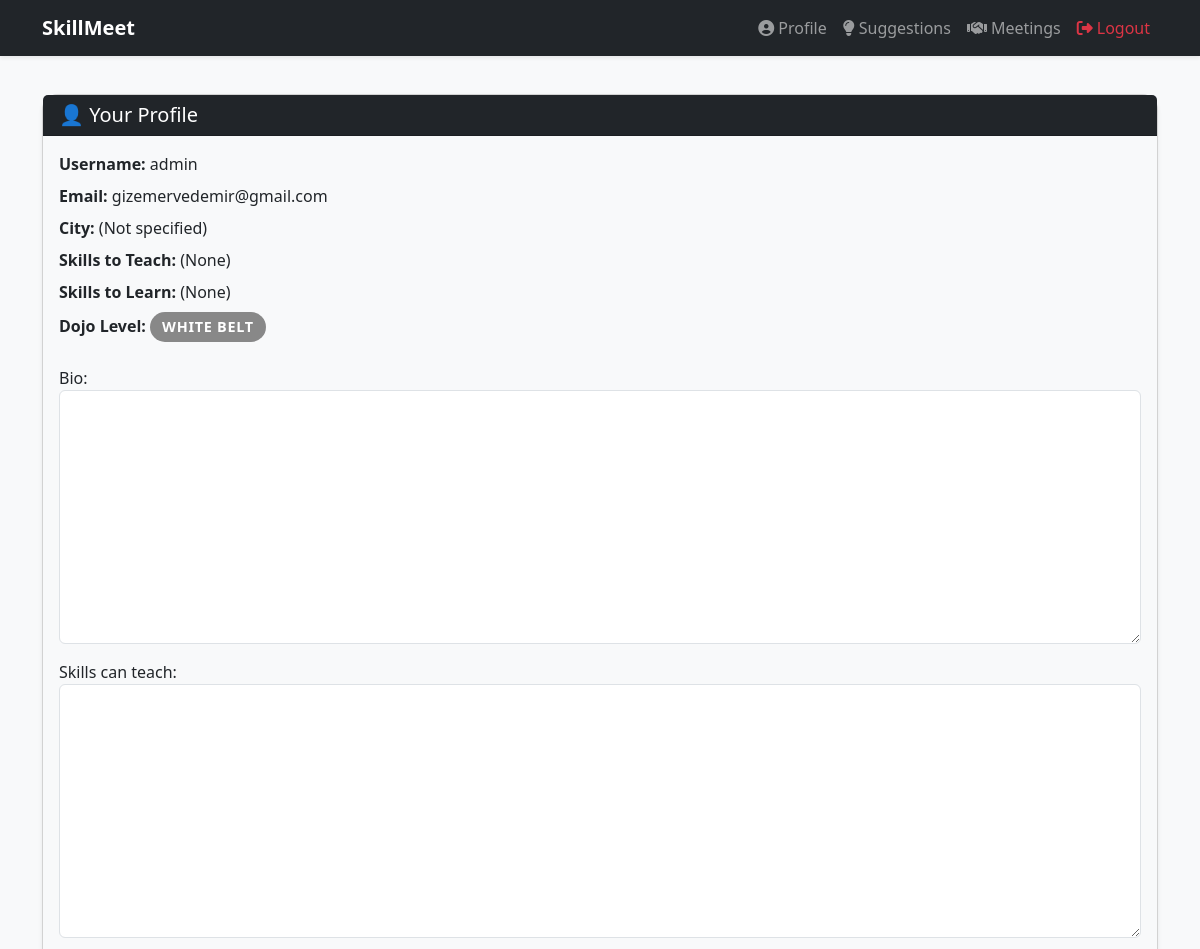
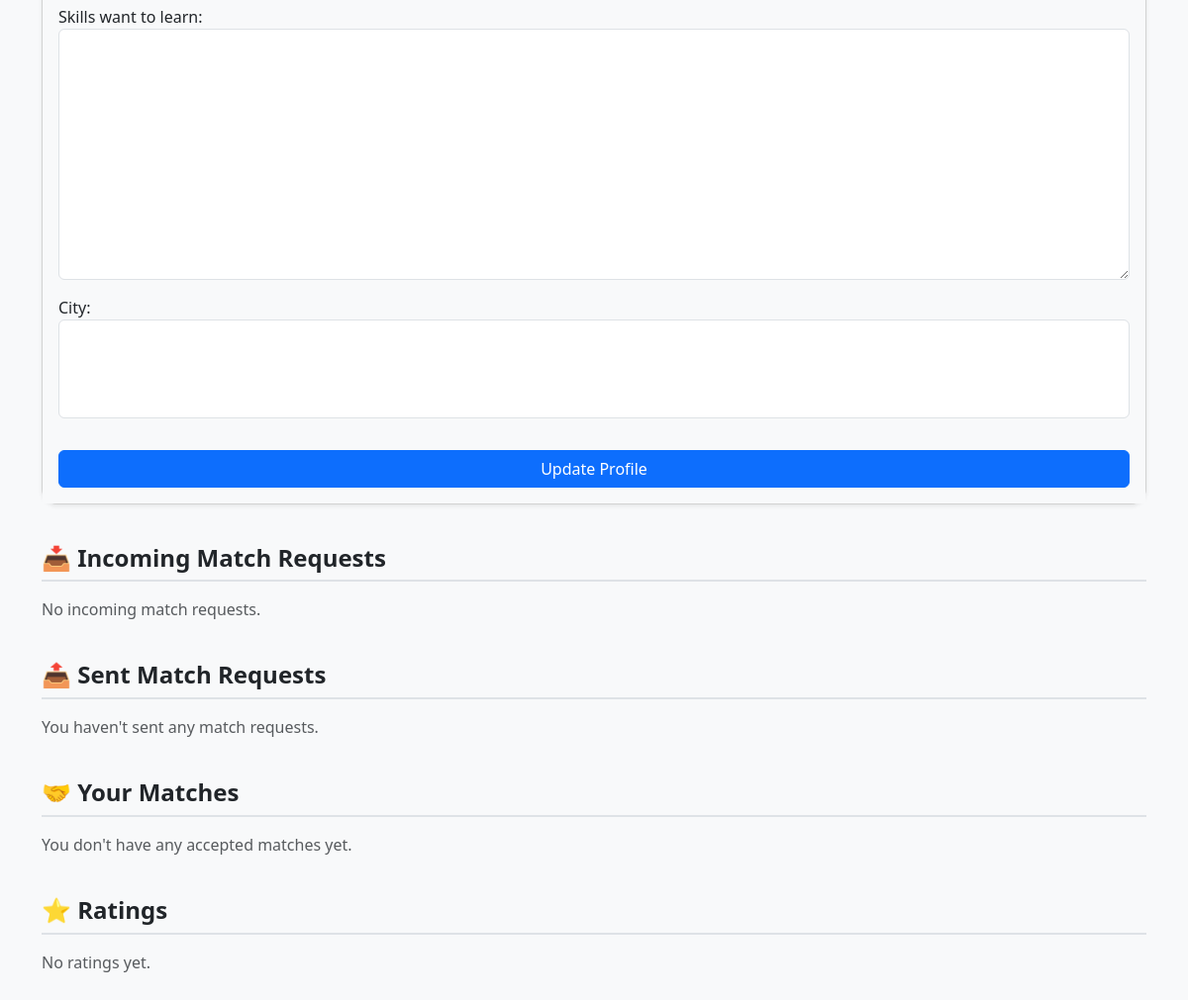
Page /accounts/profile/ (signed in) on the committed database (2 pictures, top to bottom).
### accounts/models.py (models this page shows, shortened)
class CustomUser(AbstractUser):
    bio = models.TextField(blank=True)
    skills_can_teach = models.TextField(blank=True)  # Example: "guitar,piano"
    skills_want_to_learn = models.TextField(blank=True)  # Example: "English"
    city = models.CharField(max_length=100, blank=True)
    is_approved = models.BooleanField(default=False)
    dojo_level = models.CharField(max_length=20, default="White Belt")  # Badge system

### accounts/views.py (the view)
# urls.py: path('profile/', views.profile_view, name='profile'),
@login_required
def profile_view(request):
    if request.method == 'POST':
        form = CustomUserUpdateForm(request.POST, instance=request.user)
        if form.is_valid():
            form.save()
            return redirect('profile')
    else:
        form = CustomUserUpdateForm(instance=request.user)
    match_requests = MatchRequest.objects.filter(receiver=request.user, is_accepted=None)
    sent_requests = MatchRequest.objects.filter(sender=request.user)
    received_matches = MatchRequest.objects.filter(receiver=request.user, is_accepted=True)
    ratings = request.user.received_ratings.all()
    avg_rating = sum(r.score for r in ratings) / ratings.count() if ratings.exists() else None
    notifications = request.user.notifications.filter(is_read=False)
    notifications.update(is_read=True)
    return render(request, 'accounts/profile.html', {
        'form': form,
        'user': request.user,
        'match_requests': match_requests,
        'sent_requests': sent_requests,
        'match_requests_received': received_matches,
        'ratings': ratings,
        'avg_rating': avg_rating,
        'notifications': notifications,
    })

### accounts/forms.py
class CustomUserUpdateForm(forms.ModelForm):
    class Meta:
        model = CustomUser
        fields = ('bio', 'skills_can_teach', 'skills_want_to_learn', 'city')

### templates/accounts/profile.html (shortened to what this page needs)
{% extends 'base.html' %}
{% load widget_tweaks %}
{% block content %}
<div class="card shadow-sm mb-4">
    <div class="card-header bg-dark text-white">
        <h5 class="mb-0">👤 Your Profile</h5>
    </div>
    <div class="card-body bg-light profile-info">
        <p><strong>Username:</strong> {{ user.username }}</p>
        <p><strong>Email:</strong> {{ user.email }}</p>
        <p><strong>City:</strong> {{ user.city|default:"(Not specified)" }}</p>
        <p><strong>Skills to Teach:</strong> {{ user.skills_can_teach|default:"(None)" }}</p>
        <p><strong>Skills to Learn:</strong> {{ user.skills_want_to_learn|default:"(None)" }}</p>
        <p><strong>Dojo Level:</strong>
            <span class="dojo-badge {{ user.dojo_level|slugify }}">{{ user.dojo_level }}</span>
        </p>
        <form method="post" class="mt-4">
            {% for field in form %}
            <p>
                {{ field.label_tag }}
                {{ field|add_class:"form-control" }}
            </p>
            {% endfor %}
            <button type="submit" class="btn btn-primary w-100 mt-3">Update Profile</button>
        </form>
    </div>
</div>
<h4 class="section-title">📥 Incoming Match Requests</h4>
{% if match_requests %}
<div class="list-group">
    {% for req in match_requests %}
    <div class="list-group-item">
        <div>
            <strong>From:</strong> {{ req.sender.username }}<br>
            <strong>Message:</strong> {{ req.message|default:"(no message)" }}
        </div>
        <div class="mt-3 mt-sm-0">
            <a href="{% url 'handle_match_request' req.id 'accept' %}" class="btn btn-success btn-sm me-2">✅ Accept</a>
            <a href="{% url 'handle_match_request' req.id 'reject' %}" class="btn btn-danger btn-sm">❌ Reject</a>
        </div>
    </div>
    {% endfor %}
</div>
{% else %}
<p class="text-muted">No incoming match requests.</p>
{% endif %}
<h4 class="section-title">📤 Sent Match Requests</h4>
{% if sent_requests %}
<div class="list-group">
    {% for req in sent_requests %}
    <div class="list-group-item">
        <div>
            <strong>To:</strong> {{ req.receiver.username }}<br>
            <strong>Status:</strong>
            {% if req.is_accepted == True %}
            ✅ Accepted —
            <a href="{% url 'conversation' req.receiver.id %}" class="btn btn-outline-primary btn-sm me-2">💬 Chat</a>
            <a href="{% url 'rate_user' req.receiver.id %}" class="btn btn-outline-warning btn-sm">⭐ Rate</a>
            {% elif req.is_accepted == False %}
            ❌ Rejected
            {% else %}
            ⏳ Pending
            {% endif %}
        </div>
    </div>
    {% endfor %}
</div>
{% else %}
<p class="text-muted">You haven't sent any match requests.</p>
{% endif %}
<h4 class="section-title">🤝 Your Matches</h4>
{% if match_requests_received %}
<div class="list-group">
    {% for req in match_requests_received %}
    <div class="list-group-item">
        <div>
            {{ req.sender.username }} —
        </div>
        <div>
            <a href="{% url 'conversation' req.sender.id %}" class="btn btn-outline-primary btn-sm me-2">💬 Chat</a>
            <a href="{% url 'rate_user' req.sender.id %}" class="btn btn-outline-warning btn-sm">⭐ Rate</a>
        </div>
    </div>
    {% endfor %}
</div>
{% else %}
<p class="text-muted">You don't have any accepted matches yet.</p>
{% endif %}
<h4 class="section-title">⭐ Ratings</h4>
{% if avg_rating %}
<p><strong>Average Rating:</strong> {{ avg_rating|floatformat:1 }} / 5</p>
{% else %}
<p class="text-muted">No ratings yet.</p>
{% endif %}
{% endblock %}

### templates/base.html (shortened to what this page needs)
{% load static %}
<!DOCTYPE html>
<html lang="en">
<head>
    <link href="https://cdn.jsdelivr.net/npm/bootstrap@5.3.2/dist/css/bootstrap.min.css" rel="stylesheet" />
    <link rel="stylesheet" href="https://cdnjs.cloudflare.com/ajax/libs/font-awesome/6.5.0/css/all.min.css"
 />
    <link rel="stylesheet" href="{% static 'css/style.css' %}" />
</head>
<body>
    <nav class="navbar navbar-expand-lg navbar-dark bg-dark fixed-top shadow-sm">
        <div class="container">
            <a class="navbar-brand fw-bold" href="{% url 'profile' %}">SkillMeet</a>
            <div class="collapse navbar-collapse" id="navbarNav">
                <ul class="navbar-nav ms-auto">
                    {% if user.is_authenticated %}
                    <li class="nav-item">
                        <a class="nav-link" href="{% url 'profile' %}">
                            <i class="fas fa-user-circle me-1"></i>Profile
                        </a>
                    </li>
                    <li class="nav-item">
                        <a class="nav-link" href="{% url 'suggestions' %}">
                            <i class="fas fa-lightbulb me-1"></i>Suggestions
                        </a>
                    </li>
                    <li class="nav-item">
                        <a class="nav-link" href="{% url 'meeting_list' %}">
                            <i class="fas fa-handshake me-1"></i>Meetings
                        </a>
                    </li>
                    <li class="nav-item">
                        <a class="nav-link text-danger" href="{% url 'logout' %}">
                            <i class="fas fa-sign-out-alt me-1"></i>Logout
                        </a>
                    </li>
                    {% endif %}
                </ul>
            </div>
        </div>
    </nav>
    <main class="container mt-4 mb-5">
        {% block content %}{% endblock %}
    </main>
</body>
</html>

### static/css/style.css (style rules this page uses)
body { font-family: "Segoe UI", "Helvetica Neue", sans-serif; background-color: #f8f9fa; color: #212529; padding-top: 70px; }
.card { border-radius: 16px; box-shadow: 0 4px 10px rgba(0, 0, 0, 0.06); }
input, select, textarea { border-radius: 6px !important; padding: 10px; font-size: 1rem; border: 1px solid #ced4da; transition: border-color 0.3s ease, box-shadow 0.3s ease; }
textarea.form-control { min-height: 120px; resize: vertical; }
.dojo-badge { display: inline-block; padding: 4px 12px; border-radius: 999px; font-weight: bold; font-size: 0.9em; color: white; text-transform: uppercase; letter-spacing: 0.5px; user-select: none; }
.white-belt { background-color: #aaa; }

### templates/base.html (style rules this page uses)
body { padding-top: 70px; }

### templates/accounts/profile.html (style rules this page uses)
.dojo-badge { padding: 4px 12px; border-radius: 999px; font-weight: 700; font-size: 0.9em; color: white; text-transform: uppercase; letter-spacing: 0.05em; display: inline-block; min-width: 90px; text-align: center; }
.white-belt { background-color: #888; }
.profile-info p { margin-bottom: 0.5rem; }
.profile-info form textarea, .profile-info form input[type="text"], .profile-info form input[type="email"], .profile-info form input[type="password"] { width: 100% !important; box-sizing: border-box; min-height: 100px; resize: vertical; }
.profile-info form p { margin-bottom: 1rem; }
.section-title { margin-top: 2.5rem; margin-bottom: 1rem; font-weight: 600; border-bottom: 2px solid #dee2e6; padding-bottom: 0.5rem; }

### rows in the picture
CustomUser: username "admin", email "gizemervedemir@gmail.com", city "(Not specified)", skills_can_teach "(None)", skills_want_to_learn "(None)", dojo_level "WHITE BELT"

### other values in the picture
{{ field.label_tag }} "Bio:" "Skills can teach:" "Skills want to learn:" "City:"
